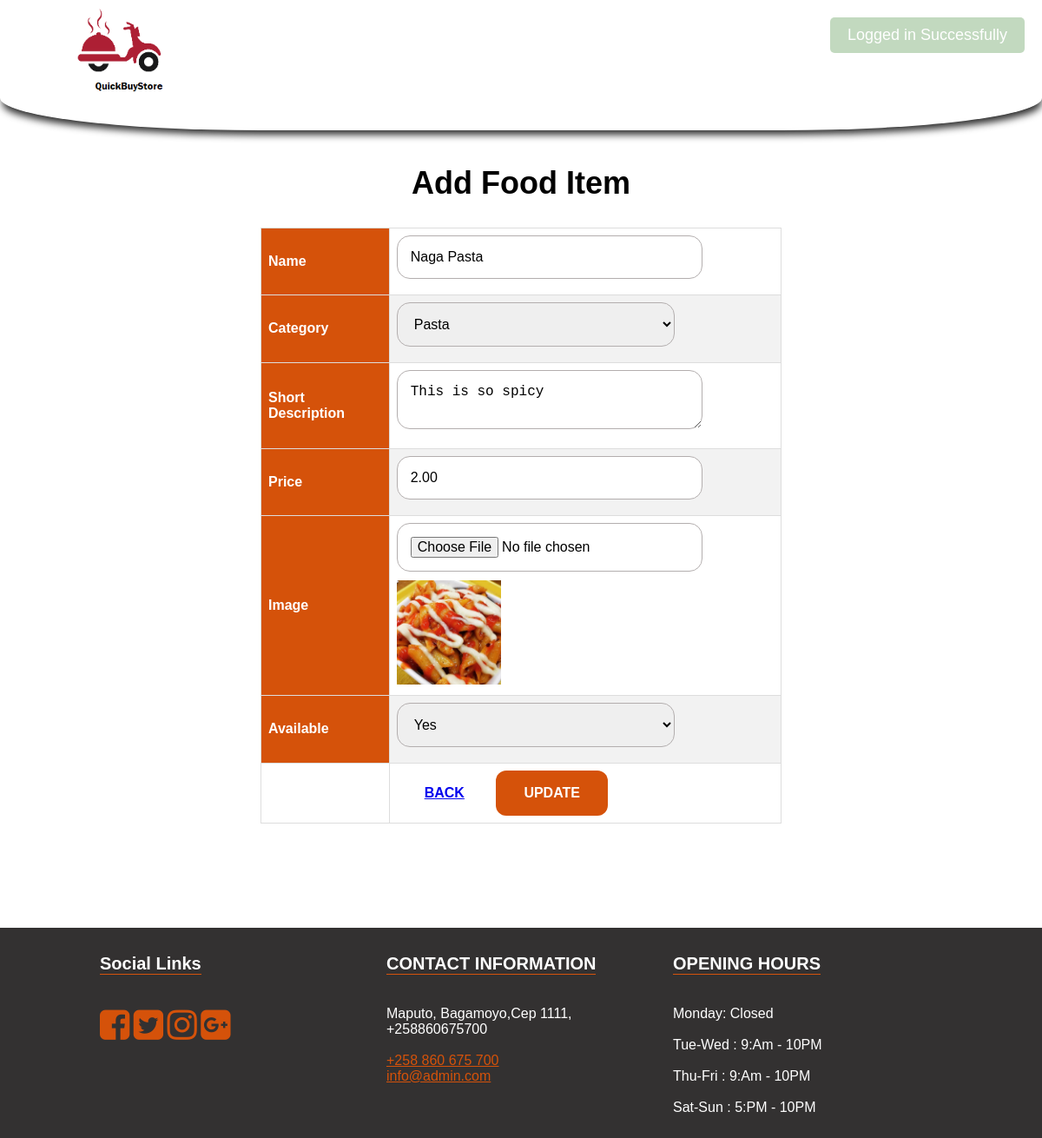
Page /food-delivery/edit-food.php?id=1 (signed in) on the committed database.
### tables this page shows
CREATE TABLE IF NOT EXISTS `foods` (
  `id` int(11) unsigned NOT NULL AUTO_INCREMENT,
  `name` varchar(255) NOT NULL,
  `category_id` int(11) unsigned NOT NULL,
  `short_desc` text NOT NULL,
  `image` varchar(255) NOT NULL,
  `price` varchar(100) NOT NULL,
  `available` enum('yes','no') NOT NULL DEFAULT 'yes',
  `rattinng` decimal(10,6) DEFAULT NULL,
  PRIMARY KEY (`id`),
  KEY `category_id` (`category_id`),
  CONSTRAINT `FK_foods_category` FOREIGN KEY (`category_id`) REFERENCES `category` (`id`) ON UPDATE CASCADE
);

CREATE TABLE IF NOT EXISTS `category` (
  `id` int(11) unsigned NOT NULL AUTO_INCREMENT,
  `title` varchar(255) NOT NULL,
  PRIMARY KEY (`id`)
);

CREATE TABLE IF NOT EXISTS `settings` (
  `id` int(11) unsigned NOT NULL AUTO_INCREMENT,
  `about_title` text NOT NULL,
  `about_detail` text NOT NULL,
  `about_img` varchar(255) NOT NULL,
  `fb_link` varchar(255) NOT NULL,
  `tw_link` varchar(255) NOT NULL,
  `ins_link` varchar(255) NOT NULL,
  `gplus_link` varchar(255) NOT NULL,
  `contact_info` text NOT NULL,
  `opening_hours` text NOT NULL,
  `currency` enum('GBP','USD','EURO','MZN') NOT NULL DEFAULT 'GBP',
  PRIMARY KEY (`id`)
);

### food-delivery/functions/flash.php (called while the page is built, shortened)
<?php
class FlashMessage {
    public static function render($var) {
        $messages = $_SESSION[$var];
        return $messages;
    }
}
?>

### food-delivery/edit-food.php (the view, shortened to what this page needs)
<?php
include 'functions/flash.php';
$flash = new \FlashMessage();
include 'includes/header.php';
	?>
    <?php
$sql = "SELECT * FROM category";
$result = $conn->query($sql);
$sqlF = "SELECT * FROM foods WHERE id = '".$_GET['id']."'";
$resultF = $conn->query($sqlF);
$rowF = $resultF->fetch_assoc();
?>
	<section class="inner-page-sec">
		<div class="container">
			<h1>Add Food Item</h1>
			<div style="overflow-x:auto;">
				<form class="category-form" action="functions/food-edit-fun.php" method="post" enctype="multipart/form-data">
					<table class="custom-tbl">
						<tr>
							<th>
								<label>Name</label>
							</th>
							<td>
								<input type="text" name="name" class="input-text" value="<?php echo $rowF['name'];?>" required>
							</td>
						</tr>
						<tr>
							<th>
								<label>Category</label>
							</th>
							<td>
								<select name="category_id" class="input-text" required>
									<?php if ($result->num_rows > 0) {
										while($row = $result->fetch_assoc()){ ?>
											<option <?php if($rowF['category_id'] == $row['id']){?> selected <?php }?> value="<?php echo $row['id']?>"><?php echo $row['title']?></option>
									<?php } } ?>
								</select>
							</td>
						</tr>
						<tr>
							<th>
								<label>Short Description</label>
							</th>
							<td>
								<textarea name="short_desc" class="input-text" required><?php echo $rowF['short_desc'];?></textarea>
							</td>
						</tr>
						<tr>
							<th>
								<label>Price</label>
							</th>
							<td>
								<input type="text" name="price" class="input-text"  value="<?php echo $rowF['price'];?>" required>
							</td>
						</tr>
						<tr>
							<th>
								<label>Image</label>
							</th>
							<td>
								<input type="file" name="image" class="input-text">
								<img src="img/foods/<?php echo $rowF['image']?>" width="120px">
							</td>
						</tr>
						<tr>
							<th>
								<label>Available</label>
							</th>
							<td>
								<select name="available" class="input-text" required>
									<option <?php if($rowF['available'] == "yes"){?> selected <?php }?> value="yes">Yes</option>
								</select>
							</td>
						</tr>
						<tr>
							<td></td>
							<td colspan="2">
								<a href="admin-food.php" class="btn">Back</a>
								<input type="submit" name="update" class="btn login-btn" value="Update">
							</td>
						</tr>
					</table>
				</form>
			</div>
		</div>
	</section>
<?php include 'includes/footer.php'; ?>

### food-delivery/includes/footer.php (shortened to what this page needs)
<footer>
	<div class="container">
		<div class="col-1">
			<h3>Social Links</h3>
			<ul>
				<li><a href="<?php echo $rowS['fb_link'];?>"><i class="fa fa-facebook-square" aria-hidden="true"></i></a></li>
				<li><a href="<?php echo $rowS['tw_link'];?>"><i class="fa fa-twitter-square" aria-hidden="true"></i></a></li>
				<li><a href="<?php echo $rowS['ins_link'];?>"><i class="fa fa-instagram" aria-hidden="true"></i></a></li>
				<li><a href="<?php echo $rowS['gplus_link'];?>"><i class="fa fa-google-plus-square" aria-hidden="true"></i></a></li>
			</ul>
		</div>
		<div class="col-1">
			<h3>CONTACT INFORMATION</h3>
			<p>
				<?php echo $rowS['contact_info'];?>
			</p>
		</div>
		<div class="col-1">
			<h3>OPENING HOURS</h3>
			<p>
				<?php echo $rowS['opening_hours'];?>
			</p>
		</div>
	</div>
</footer>
</div>
<?php
$nmsg=$flash->render('notification_msg');
$ntype=$flash->render('notification_type');
$str = "";
if($nmsg){
	$str .= '<div class="notificaton-msg msg-'.$ntype.'" style="top:20px;">';
    $str .= $nmsg;
	$str .= '</div>';
}
echo $str;
?>
</body>
</html>

### food-delivery/css/main.css (style rules this page uses)
body { margin: 0; font-family: Arial, Helvetica, sans-serif; }
.btn { text-transform: uppercase; padding: 19px 36px; }
.btn { display: inline-block; font-weight: 600; text-align: center; white-space: nowrap; vertical-align: middle; -webkit-user-select: none; -moz-user-select: none; -ms-user-select: none; user-select: none; border: 2px solid transparent; padding: 12px 30px; font-size: 16px; line-height: 1.5; border-radius: .1875rem; transition: color .15s ease-in-out, background-color .15s ease-in-out, border-color .15s ease-in-out, box-shadow .15s ease-in-out; }
footer { background-color: #333131; color: #fff; }
footer .container { max-width: 1000px; width: 100%; margin: 0px auto; }
footer .container .col-1 { float: left; width: 30%; padding: 10px 15px; }
footer .container .col-1 a { color: #d5520a; }
footer .container .col-1 h3 { text-align: left; font-size: 20px; border-bottom: 1px solid #d5530c; display: inline-block; }
footer .container .col-1 ul { padding: 0px; list-style: none; }
footer .container .col-1 ul li { display: inline-block; }
footer .container .col-1 ul li a { font-size: 40px; color: #d5520a; }
.inner-page-sec { padding-top: 150px; padding-bottom: 80px; }
.inner-page-sec .container { max-width: 1000px; width: 100%; margin: 40px auto; }
.inner-page-sec .container h1 { text-align: center; font-size: 36px; }
.input-text { max-width: 320px; width: 100%; padding: 15px 15px; font-size: 16px; margin-bottom: 10px; border-radius: 15px; border: 1px solid #b3aeae; }
.login-btn { background-color: #d5520a; color: #fff; border-radius: 12px; }
.notificaton-msg { position: fixed; top: 20px; right: 20px; z-index: 99999999; background-color: #4e4242; color: #fff; padding: 10px 20px 10px; border-radius: 5px; font-size: 18px; font-weight: 100; font-family: sans-serif; }
.notificaton-msg.msg-success { background-color: #63a05c; color: #fff; }
.custom-tbl { font-family: Arial, Helvetica, sans-serif; border-collapse: collapse; width: 100%; }
.custom-tbl td, .custom-tbl th { border: 1px solid #ddd; padding: 8px; }
.custom-tbl tr:nth-child(even) { background-color: #f2f2f2; }
.custom-tbl th { padding-top: 12px; padding-bottom: 12px; text-align: left; background-color: #d5520a; color: white; }
.category-form { max-width: 600px; margin: 0px auto; }

### rows in the picture
foods: name "Naga Pasta", category_id "Pasta", short_desc "This is so spicy", price "2.00", image (picture), available "Yes"
settings: contact_info "Maputo, Bagamoyo,Cep 1111, +258860675700 +258 860 675 700 info@admin.com", opening_hours "Monday: Closed Tue-Wed : 9:Am - 10PM Thu-Fri : 9:Am - 10PM Sat-Sun : 5:PM - 10PM"
